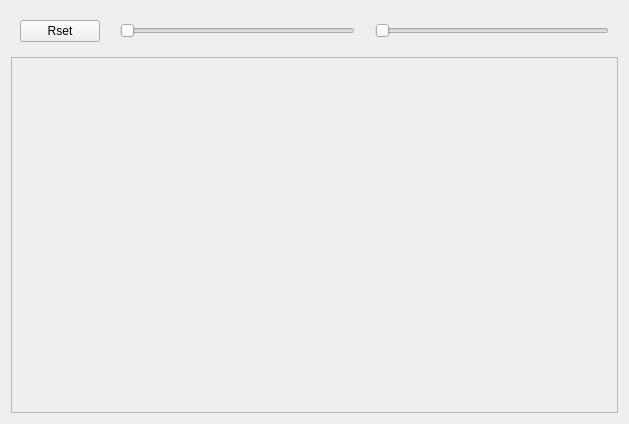
<?xml version="1.0" encoding="UTF-8"?>
<ui version="4.0">
 <class>testRotateWidget</class>
 <widget class="QWidget" name="testRotateWidget">
  <property name="geometry">
   <rect>
    <x>0</x>
    <y>0</y>
    <width>629</width>
    <height>424</height>
   </rect>
  </property>
  <property name="windowTitle">
   <string>Form</string>
  </property>
  <layout class="QVBoxLayout" name="verticalLayout">
   <item>
    <widget class="QFrame" name="ctrl">
     <property name="sizePolicy">
      <sizepolicy hsizetype="Preferred" vsizetype="Maximum">
       <horstretch>0</horstretch>
       <verstretch>0</verstretch>
      </sizepolicy>
     </property>
     <layout class="QHBoxLayout" name="horizontalLayout">
      <property name="spacing">
       <number>20</number>
      </property>
      <item>
       <widget class="QPushButton" name="reset">
        <property name="text">
         <string>Rset</string>
        </property>
       </widget>
      </item>
      <item>
       <widget class="QSlider" name="x">
        <property name="orientation">
         <enum>Qt::Horizontal</enum>
        </property>
       </widget>
      </item>
      <item>
       <widget class="QSlider" name="y">
        <property name="orientation">
         <enum>Qt::Horizontal</enum>
        </property>
       </widget>
      </item>
     </layout>
    </widget>
   </item>
   <item>
    <widget class="QFrame" name="frame">
     <property name="frameShape">
      <enum>QFrame::StyledPanel</enum>
     </property>
     <property name="frameShadow">
      <enum>QFrame::Raised</enum>
     </property>
     <layout class="QVBoxLayout" name="verticalLayout_2"/>
    </widget>
   </item>
  </layout>
 </widget>
 <resources/>
 <connections/>
</ui>
